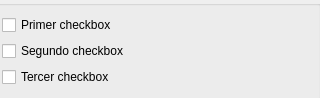
<?xml version="1.0" encoding="UTF-8"?>
<ui version="4.0">
 <class>MainWindow</class>
 <widget class="QMainWindow" name="MainWindow">
  <property name="geometry">
   <rect>
    <x>0</x>
    <y>0</y>
    <width>320</width>
    <height>98</height>
   </rect>
  </property>
  <property name="windowTitle">
   <string>Layout con CheckBox</string>
  </property>
  <widget class="QWidget" name="centralwidget">
   <widget class="QGroupBox" name="groupBox">
    <property name="geometry">
     <rect>
      <x>-10</x>
      <y>0</y>
      <width>331</width>
      <height>101</height>
     </rect>
    </property>
    <property name="title">
     <string/>
    </property>
    <layout class="QVBoxLayout" name="verticalLayout">
     <item>
      <widget class="QCheckBox" name="checkBox">
       <property name="text">
        <string>Primer checkbox</string>
       </property>
      </widget>
     </item>
     <item>
      <widget class="QCheckBox" name="checkBox_2">
       <property name="text">
        <string>Segundo checkbox</string>
       </property>
      </widget>
     </item>
     <item>
      <widget class="QCheckBox" name="checkBox_3">
       <property name="text">
        <string>Tercer checkbox</string>
       </property>
      </widget>
     </item>
    </layout>
   </widget>
  </widget>
 </widget>
 <resources/>
 <connections/>
</ui>
